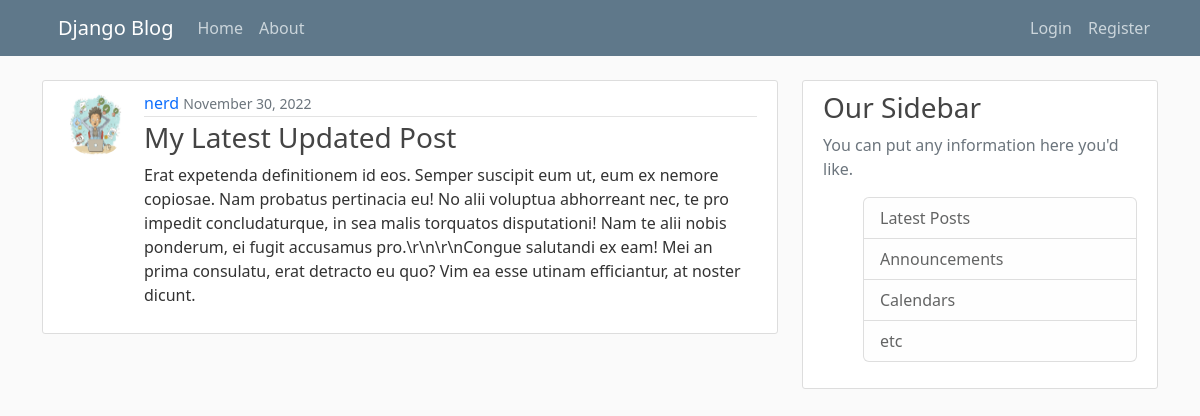
The page /post/39/ on the database its author committed.
### blog/models.py (models this page shows, shortened)
class Post(models.Model):
    title = models.CharField(max_length=100)
    content = models.TextField()
    date_posted = models.DateTimeField(default=timezone.now)
    author = models.ForeignKey(User, on_delete=models.CASCADE)

### users/models.py (models this page shows, shortened)
class Profile(models.Model):
    user = models.OneToOneField(User, on_delete=models.CASCADE) # cascade if user is deleted also delete profile
    image = models.ImageField(default='default.jpg', upload_to='profile_pics')

### blog/views.py (the view)
# urls.py: path('post/<int:pk>/', PostDetailView.as_view(), name='post-detail'),
class PostDetailView(DetailView):
    model = Post

### blog/templates/blog/post_detail.html (shortened to what this page needs)
{% extends "blog/base.html" %}
{% block content %}
  <article class="media content-section d-flex">
    <img class="rounded-circle article-img" src="{{ object.author.profile.image.url }}">
      <div class="media-body">
        <div class="article-metadata">
          <a class="mr-2" href="{% url 'user-posts' object.author.username %}">{{ object.author }}</a>
          <small class="text-muted">{{ object.date_posted | date:"F d, Y" }}</small>
        </div>
        <h3 class="article-title">{{ object.title }}</h3>
        <p class="article-content">{{ object.content }}</p>
      </div>
  </article>
{% endblock content %}

### blog/static/blog/main.css (style rules this page uses)
body { background: #fafafa; color: #333333; margin-top: 5rem; }
h1, h2, h3, h4, h5, h6 { color: #444444; }
.content-section { background: #ffffff; padding: 10px 20px; border: 1px solid #dddddd; border-radius: 3px; margin-bottom: 20px; }
.article-title { color: #444444; }
.article-content { white-space: pre-line; }
.article-img { height: 65px; width: 65px; margin-right: 16px; }
.article-metadata { padding-bottom: 1px; margin-bottom: 4px; border-bottom: 1px solid #e3e3e3 }

### blog/templates/blog/base.html (style rules this page uses)
a { text-decoration: none; }

### rows shown on the page
Post: author.profile.image (picture), author "nerd", date_posted "November 30, 2022", title "My Latest Updated Post", content "Erat expetenda definitionem id eos. Semper suscipit eum ut, eum ex nemore copiosae. Nam probatus pertinacia eu! No alii voluptua abhorreant nec, te pro impedit concludaturque, in sea malis torquatos disputationi! Nam te alii nobis ponderum, ei fugit accusamus pro.\\r\\n\\r\\nCongue salutandi ex eam! Mei an prima consulatu, erat detracto eu quo? Vim ea esse utinam efficiantur, at noster dicunt."
